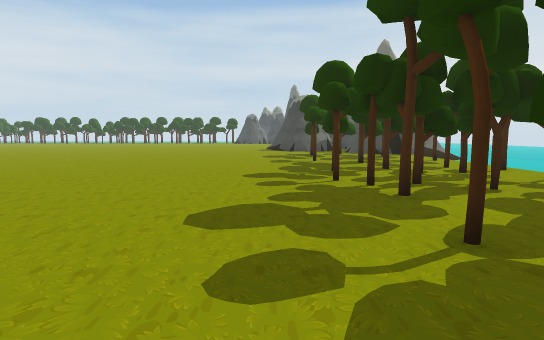
view 1 (above)

24 first-person views from a walk through a scene from a Unity 3-D project. The camera is 1.5 m above the floor, tilts 6° down and sees 80° across. The floor is counted in squares, 2 m on a side. Each view is taken from the middle of a square. On the plan, view 1 faces up. The plan holds only what a view shows up to about 11 squares ahead; the rest is blank. The place goes on beyond the plan. The player is left out.

view 2
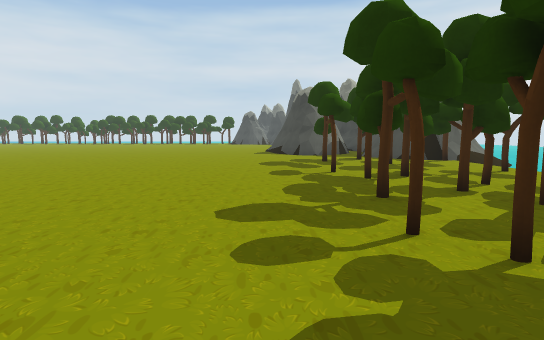

view 3
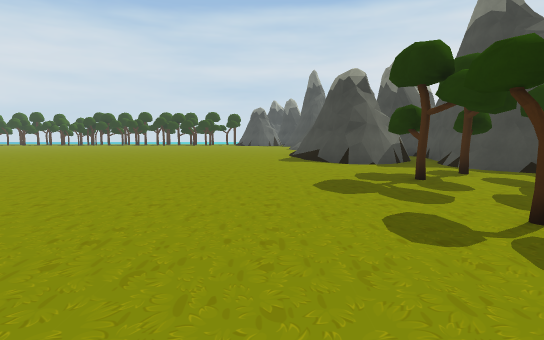

view 4
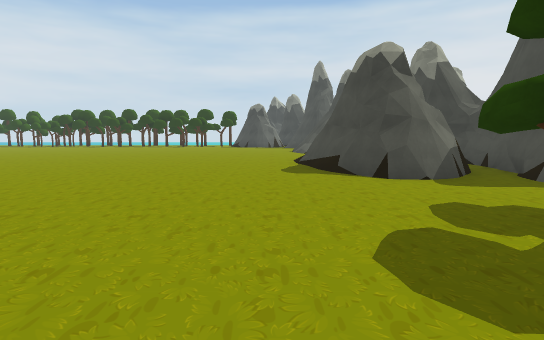

view 5
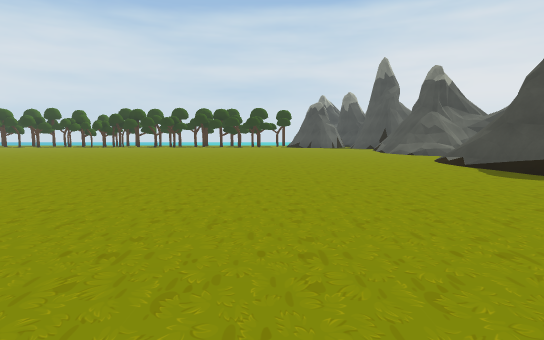

view 6
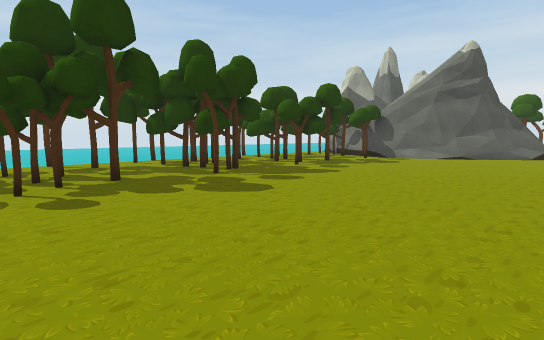

view 7
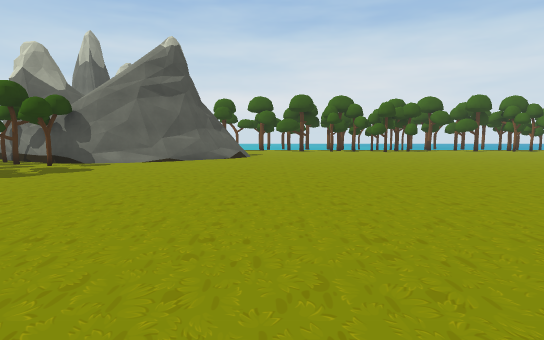

view 8
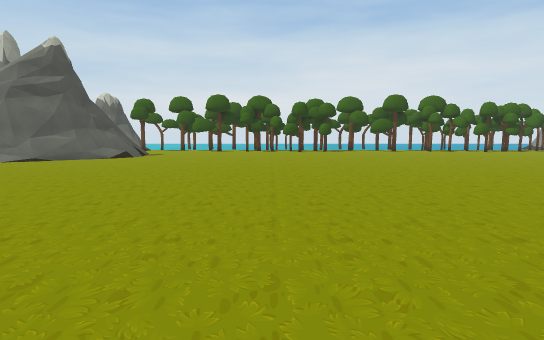

view 9
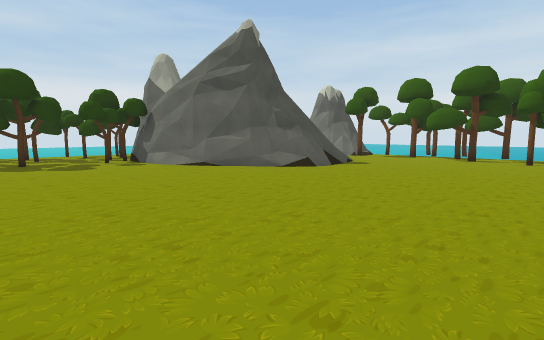

view 10
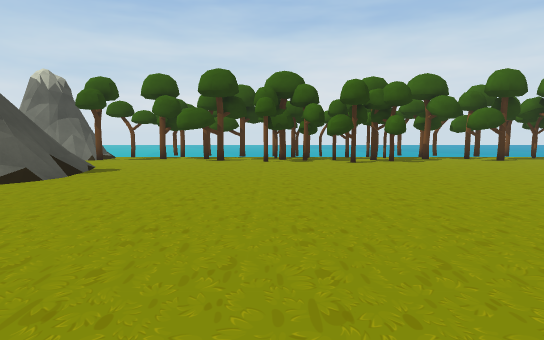

view 11
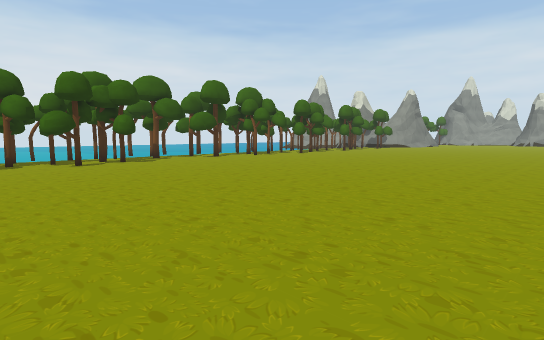

view 12
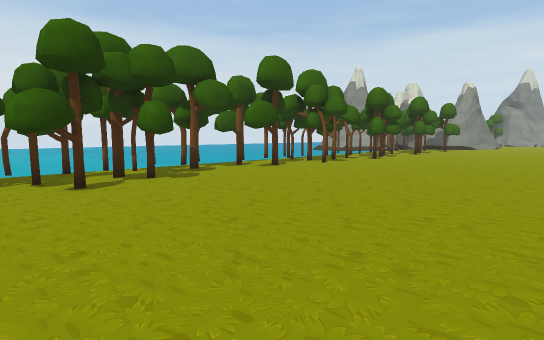

view 13
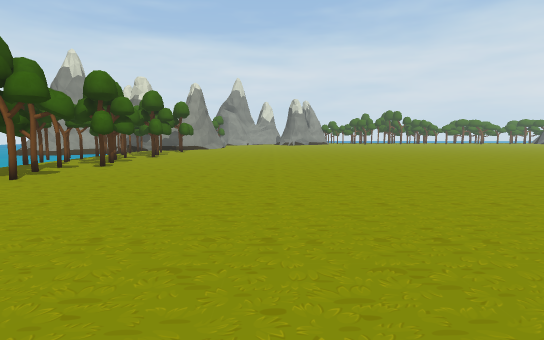

view 14
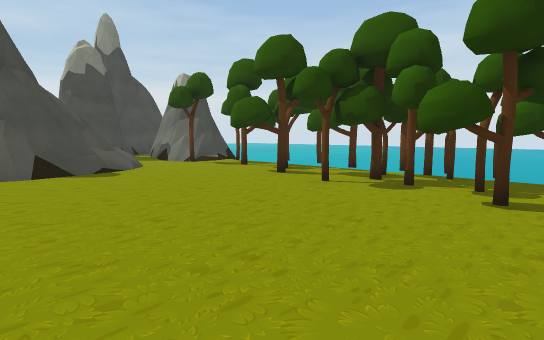

view 15
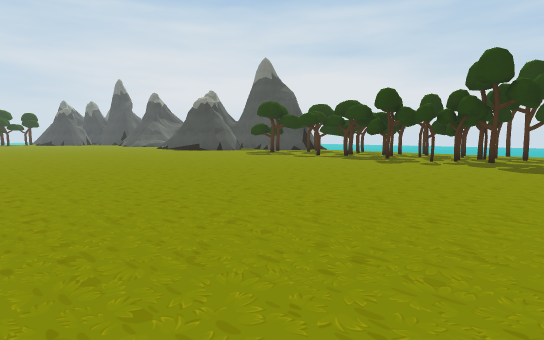

view 16
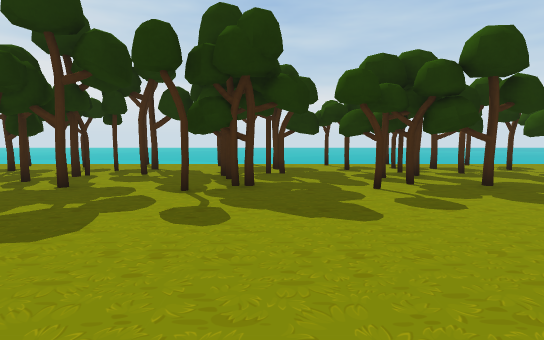

view 17
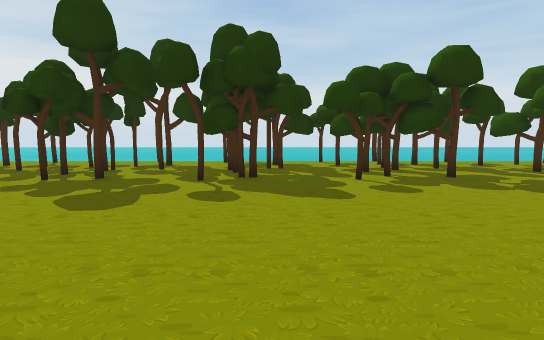

view 18
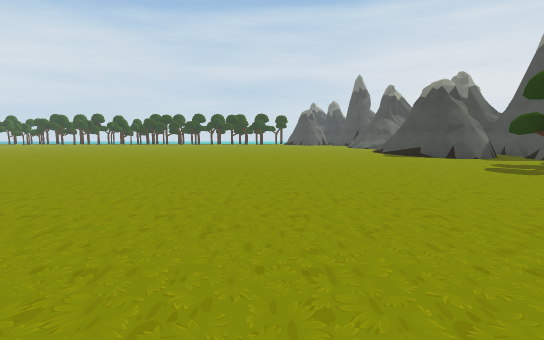

view 19
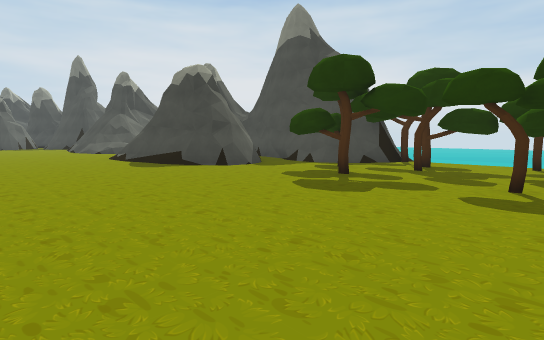

view 20
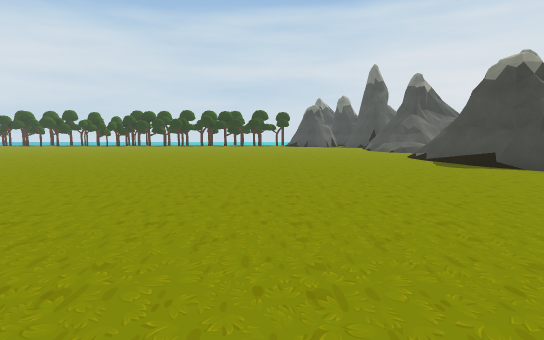

view 21
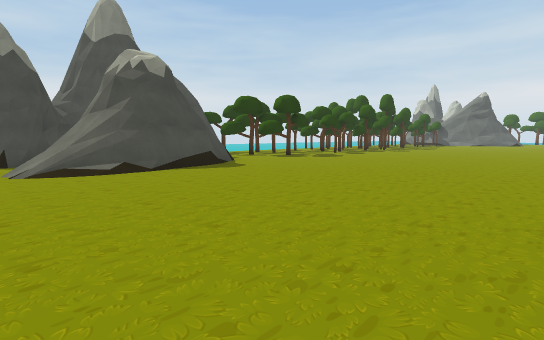

view 22
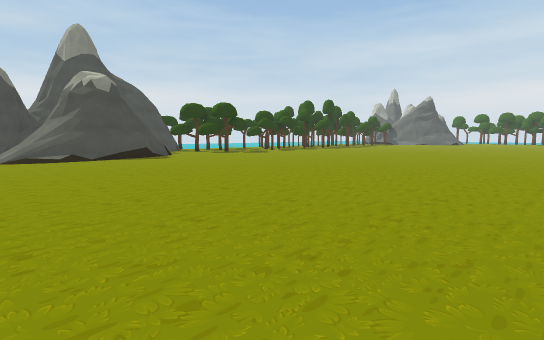

view 23
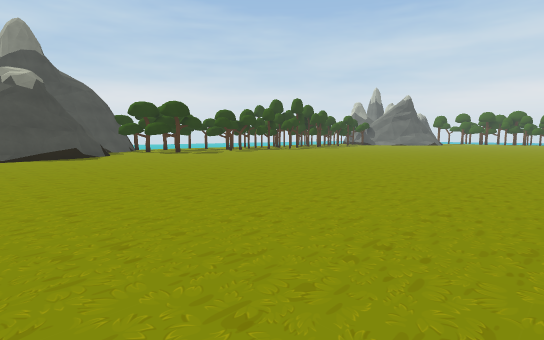

view 24
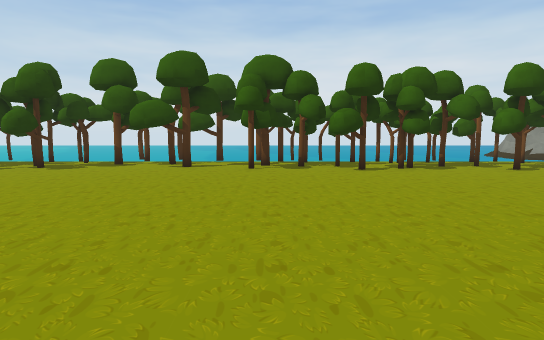

### Floor plan
Key: @ floor where view 1 was taken; # wall or solid block; x gap in a wall; . main floor; : floor 0.5 m higher than the main floor; / step, stairs or slope; = window, fence, low wall or low ledge; ≈ liquid the walk keeps out of.
Columns run from 21 left of view 1 to 7 right of it. Each row starts with its distance up from view 1.
 22         ..............
 21         .............//.#
 20         .............=/ ###
 19         .............###
 18          ............/##
 17          ............/#####
 16         ..............##.##
 15         .................##
 14          .............. #####
 13          ..............##=##≈
 12           ..............##.≈
 11           ...............#.≈
 10           ............#.###
  9           ..............# .
  8           ..............##.≈
  7           ............#....≈
  6           ..............##.≈
  5             ...........###.≈
  4             ...........###.≈
  3             ...............≈
  2            ............####≈
  1 ..        ...............##≈
  0 ....     ............@...##≈
 -1 .....    ..............####≈
 -2 ......  ...............#.##≈
 -3 .........................##≈
 -4 .......................####≈
 -5 ......................#####≈
 -6 ....................#######≈
 -7 ...................##
 -8 ..................=##
 -9 ..................=##
-10 .................../
-11 #.##.......##.........#
-12 ######.#...####....#:##
-13 ######...x.####.#..###
-14 ≈≈ ≈≈≈≈≈≈≈  ≈≈≈x≈ ≈ #

Positions as (right, up) in squares from view 1, and headings:
1: (0, 0), facing up
2: (0, 3), facing up
3: (-1, 7), facing up
4: (-1, 10), facing up
5: (-5, 11), facing up
6: (-4, 6), facing down-right
7: (-4, 4), facing down
8: (-8, 4), facing down
9: (-8, -1), facing down-right
10: (-7, -2), facing down
11: (-7, -2), facing down-left
12: (-8, -6), facing down-left
13: (-10, -7), facing left
14: (-10, -7), facing down-right
15: (-9, 2), facing up-right
16: (-3, 1), facing right
17: (-4, 1), facing right
18: (-5, 5), facing up
19: (-4, 9), facing up-right
20: (-5, 9), facing up
21: (-7, 22), facing down-right
22: (-11, 22), facing down-right
23: (-12, 20), facing down-right
24: (-16, -4), facing down
